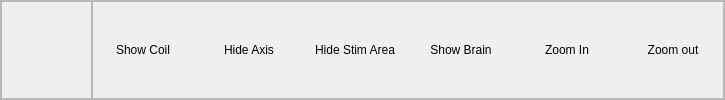
     <widget class="QFrame" name="frame_35">
      <property name="frameShape">
       <enum>QFrame::StyledPanel</enum>
      </property>
      <property name="frameShadow">
       <enum>QFrame::Raised</enum>
      </property>
      <layout class="QHBoxLayout" name="horizontalLayout">
       <property name="spacing">
        <number>0</number>
       </property>
       <property name="leftMargin">
        <number>0</number>
       </property>
       <property name="topMargin">
        <number>0</number>
       </property>
       <property name="rightMargin">
        <number>0</number>
       </property>
       <property name="bottomMargin">
        <number>0</number>
       </property>
       <item>
        <widget class="QFrame" name="frame_23">
         <property name="frameShape">
          <enum>QFrame::StyledPanel</enum>
         </property>
         <property name="frameShadow">
          <enum>QFrame::Raised</enum>
         </property>
         <layout class="QGridLayout" name="gridLayout_6">
          <property name="leftMargin">
           <number>33</number>
          </property>
          <item row="0" column="0">
           <widget class="QLabel" name="label_22">
            <property name="minimumSize">
             <size>
              <width>0</width>
              <height>0</height>
             </size>
            </property>
            <property name="maximumSize">
             <size>
              <width>250</width>
              <height>50</height>
             </size>
            </property>
            <property name="baseSize">
             <size>
              <width>0</width>
              <height>0</height>
             </size>
            </property>
            <property name="autoFillBackground">
             <bool>false</bool>
            </property>
            <property name="frameShape">
             <enum>QFrame::NoFrame</enum>
            </property>
            <property name="frameShadow">
             <enum>QFrame::Plain</enum>
            </property>
            <property name="midLineWidth">
             <number>0</number>
            </property>
            <property name="text">
             <string/>
            </property>
            <property name="pixmap">
             <pixmap>images/logo.png</pixmap>
            </property>
            <property name="scaledContents">
             <bool>true</bool>
            </property>
            <property name="alignment">
             <set>Qt::AlignCenter</set>
            </property>
            <property name="wordWrap">
             <bool>false</bool>
            </property>
            <property name="margin">
             <number>0</number>
            </property>
           </widget>
          </item>
          <item row="0" column="1">
           <spacer name="horizontalSpacer_2">
            <property name="orientation">
             <enum>Qt::Horizontal</enum>
            </property>
            <property name="sizeHint" stdset="0">
             <size>
              <width>40</width>
              <height>20</height>
             </size>
            </property>
           </spacer>
          </item>
         </layout>
        </widget>
       </item>
       <item alignment="Qt::AlignHCenter">
        <widget class="QFrame" name="frame_34">
         <property name="frameShape">
          <enum>QFrame::StyledPanel</enum>
         </property>
         <property name="frameShadow">
          <enum>QFrame::Raised</enum>
         </property>
         <layout class="QHBoxLayout" name="horizontalLayout_7">
          <property name="leftMargin">
           <number>0</number>
          </property>
          <property name="topMargin">
           <number>0</number>
          </property>
          <property name="rightMargin">
           <number>0</number>
          </property>
          <property name="bottomMargin">
           <number>0</number>
          </property>
          <item>
           <widget class="QPushButton" name="viewcoilButton">
            <property name="sizePolicy">
             <sizepolicy hsizetype="Minimum" vsizetype="Fixed">
              <horstretch>0</horstretch>
              <verstretch>0</verstretch>
             </sizepolicy>
            </property>
            <property name="minimumSize">
             <size>
              <width>100</width>
              <height>50</height>
             </size>
            </property>
            <property name="maximumSize">
             <size>
              <width>16777215</width>
              <height>16777215</height>
             </size>
            </property>
            <property name="text">
             <string>Show Coil</string>
            </property>
            <property name="icon">
             <iconset>
              <normaloff>icons/coil.ico</normaloff>icons/coil.ico</iconset>
            </property>
            <property name="iconSize">
             <size>
              <width>50</width>
              <height>50</height>
             </size>
            </property>
            <property name="autoDefault">
             <bool>false</bool>
            </property>
            <property name="flat">
             <bool>true</bool>
            </property>
           </widget>
          </item>
          <item>
           <widget class="QPushButton" name="bt_view_main_axis">
            <property name="minimumSize">
             <size>
              <width>100</width>
              <height>50</height>
             </size>
            </property>
            <property name="maximumSize">
             <size>
              <width>16777215</width>
              <height>16777215</height>
             </size>
            </property>
            <property name="text">
             <string>Hide Axis</string>
            </property>
            <property name="icon">
             <iconset>
              <normaloff>icons/axis1.ico</normaloff>icons/axis1.ico</iconset>
            </property>
            <property name="iconSize">
             <size>
              <width>50</width>
              <height>50</height>
             </size>
            </property>
            <property name="checkable">
             <bool>true</bool>
            </property>
            <property name="flat">
             <bool>true</bool>
            </property>
           </widget>
          </item>
          <item>
           <widget class="QPushButton" name="bt_view_sphere">
            <property name="minimumSize">
             <size>
              <width>100</width>
              <height>50</height>
             </size>
            </property>
            <property name="maximumSize">
             <size>
              <width>16777215</width>
              <height>16777215</height>
             </size>
            </property>
            <property name="text">
             <string>Hide Stim Area</string>
            </property>
            <property name="icon">
             <iconset>
              <normaloff>icons/Sphere.ico</normaloff>icons/Sphere.ico</iconset>
            </property>
            <property name="iconSize">
             <size>
              <width>50</width>
              <height>50</height>
             </size>
            </property>
            <property name="flat">
             <bool>true</bool>
            </property>
           </widget>
          </item>
          <item>
           <widget class="QPushButton" name="bt_view_headbrain">
            <property name="minimumSize">
             <size>
              <width>100</width>
              <height>50</height>
             </size>
            </property>
            <property name="text">
             <string>Show Brain</string>
            </property>
            <property name="icon">
             <iconset>
              <normaloff>icons/Body.ico</normaloff>icons/Body.ico</iconset>
            </property>
            <property name="iconSize">
             <size>
              <width>50</width>
              <height>50</height>
             </size>
            </property>
            <property name="flat">
             <bool>true</bool>
            </property>
           </widget>
          </item>
          <item>
           <widget class="QPushButton" name="bt_zoom_in">
            <property name="minimumSize">
             <size>
              <width>100</width>
              <height>50</height>
             </size>
            </property>
            <property name="maximumSize">
             <size>
              <width>16777215</width>
              <height>16777215</height>
             </size>
            </property>
            <property name="text">
             <string>Zoom In</string>
            </property>
            <property name="icon">
             <iconset>
              <normaloff>icons/zoomin.ico</normaloff>icons/zoomin.ico</iconset>
            </property>
            <property name="iconSize">
             <size>
              <width>50</width>
              <height>50</height>
             </size>
            </property>
            <property name="flat">
             <bool>true</bool>
            </property>
           </widget>
          </item>
          <item>
           <widget class="QPushButton" name="bt_zoom_out">
            <property name="minimumSize">
             <size>
              <width>100</width>
              <height>50</height>
             </size>
            </property>
            <property name="maximumSize">
             <size>
              <width>16777215</width>
              <height>16777215</height>
             </size>
            </property>
            <property name="text">
             <string>Zoom out</string>
            </property>
            <property name="icon">
             <iconset>
              <normaloff>icons/zoomout.ico</normaloff>icons/zoomout.ico</iconset>
            </property>
            <property name="iconSize">
             <size>
              <width>50</width>
              <height>50</height>
             </size>
            </property>
            <property name="flat">
             <bool>true</bool>
            </property>
           </widget>
          </item>
         </layout>
        </widget>
       </item>
      </layout>
     </widget>
